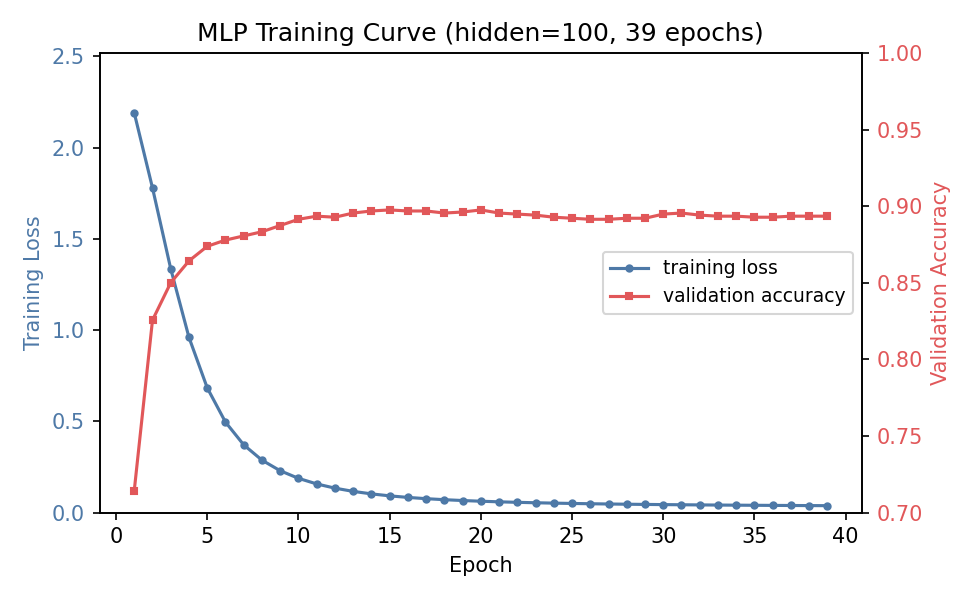

Generate this figure with Python:
# -*- coding: utf-8 -*-
import os
import re
import time
import numpy as np
import pandas as pd
import matplotlib
matplotlib.use("Agg")
import matplotlib.pyplot as plt
from sklearn.feature_extraction.text import TfidfVectorizer
from sklearn.model_selection import train_test_split
from sklearn.neural_network import MLPClassifier
from sklearn.metrics import accuracy_score

RANDOM_STATE = 42
BASE_DIR = os.path.dirname(os.path.abspath(__file__))


def load_data():
    train_df = pd.read_csv(os.path.join(BASE_DIR, "train_data.csv"))
    test_df = pd.read_csv(os.path.join(BASE_DIR, "test_data_unlabeled.csv"))
    X_train = train_df["text"].astype(str).tolist()
    y_train = train_df["target"].astype(int).values
    X_test = test_df["text"].astype(str).tolist()
    return X_train, y_train, X_test


def clean_text(text):
    parts = text.split("\n\n", 1)
    body = parts[1] if len(parts) > 1 else parts[0]
    t = body.lower()
    t = re.sub(r"https?://\S+|www\.\S+", " ", t)
    t = re.sub(r"\S+@\S+\.\S+", " ", t)
    t = re.sub(r"[^a-z\s]", " ", t)
    t = re.sub(r"\s+", " ", t).strip()
    return t


def main():
    t0 = time.time()
    print("加载数据...")
    X_raw, y_full, _ = load_data()
    X_clean = [clean_text(x) for x in X_raw]
    X_clean = [x if x else "[empty]" for x in X_clean]

    X_train, X_val, y_train, y_val = train_test_split(
        X_clean, y_full, test_size=0.2, stratify=y_full, random_state=RANDOM_STATE)
    print(f"训练 {len(X_train)} / 验证 {len(X_val)}")

    vec = TfidfVectorizer(max_features=5000, stop_words="english",
                          sublinear_tf=True, ngram_range=(1, 1))
    X_tr = vec.fit_transform(X_train)
    X_va = vec.transform(X_val)
    print(f"词表 {X_tr.shape[1]}")

    MAX_EPOCHS = 40
    model = MLPClassifier(hidden_layer_sizes=(100,), alpha=0.001,
                          max_iter=1, warm_start=True, random_state=RANDOM_STATE)

    epochs, losses, accs = [], [], []
    prev_loss = None
    for e in range(1, MAX_EPOCHS + 1):
        model.fit(X_tr, y_train)
        loss = float(model.loss_)
        acc = accuracy_score(y_val, model.predict(X_va))
        epochs.append(e)
        losses.append(loss)
        accs.append(acc)
        print(f"epoch {e:2d}  loss={loss:.4f}  val_acc={acc:.4f}")
        # 连续 3 轮 loss 几乎不变 -> 认为收敛，提前停
        if prev_loss is not None and abs(prev_loss - loss) < 5e-4:
            if len(epochs) >= 3 and all(
                abs(losses[-i] - losses[-i-1]) < 5e-4 for i in (1, 2)
            ):
                break
        prev_loss = loss

    # 双轴曲线：左边 loss，右边验证集准确率
    fig, ax1 = plt.subplots(figsize=(6.5, 4))
    ax1.plot(epochs, losses, color="#4e79a7", marker="o", markersize=3,
             linewidth=1.5, label="training loss")
    ax1.set_xlabel("Epoch")
    ax1.set_ylabel("Training Loss", color="#4e79a7")
    ax1.tick_params(axis="y", labelcolor="#4e79a7")
    ax1.set_ylim(0, max(losses) * 1.15)

    ax2 = ax1.twinx()
    ax2.plot(epochs, accs, color="#e15759", marker="s", markersize=3,
             linewidth=1.5, label="validation accuracy")
    ax2.set_ylabel("Validation Accuracy", color="#e15759")
    ax2.tick_params(axis="y", labelcolor="#e15759")
    ax2.set_ylim(0.7, 1.0)

    lines1, labels1 = ax1.get_legend_handles_labels()
    lines2, labels2 = ax2.get_legend_handles_labels()
    ax1.legend(lines1 + lines2, labels1 + labels2, loc="center right", fontsize=9)
    ax1.set_title(f"MLP Training Curve (hidden=100, {len(epochs)} epochs)")
    fig.tight_layout()
    out = os.path.join(BASE_DIR, "learning_curve.png")
    fig.savefig(out, dpi=150)
    plt.close(fig)
    print(f"已保存 {out}，共 {len(epochs)} 轮，耗时 {time.time()-t0:.1f}s")


if __name__ == "__main__":
    main()
